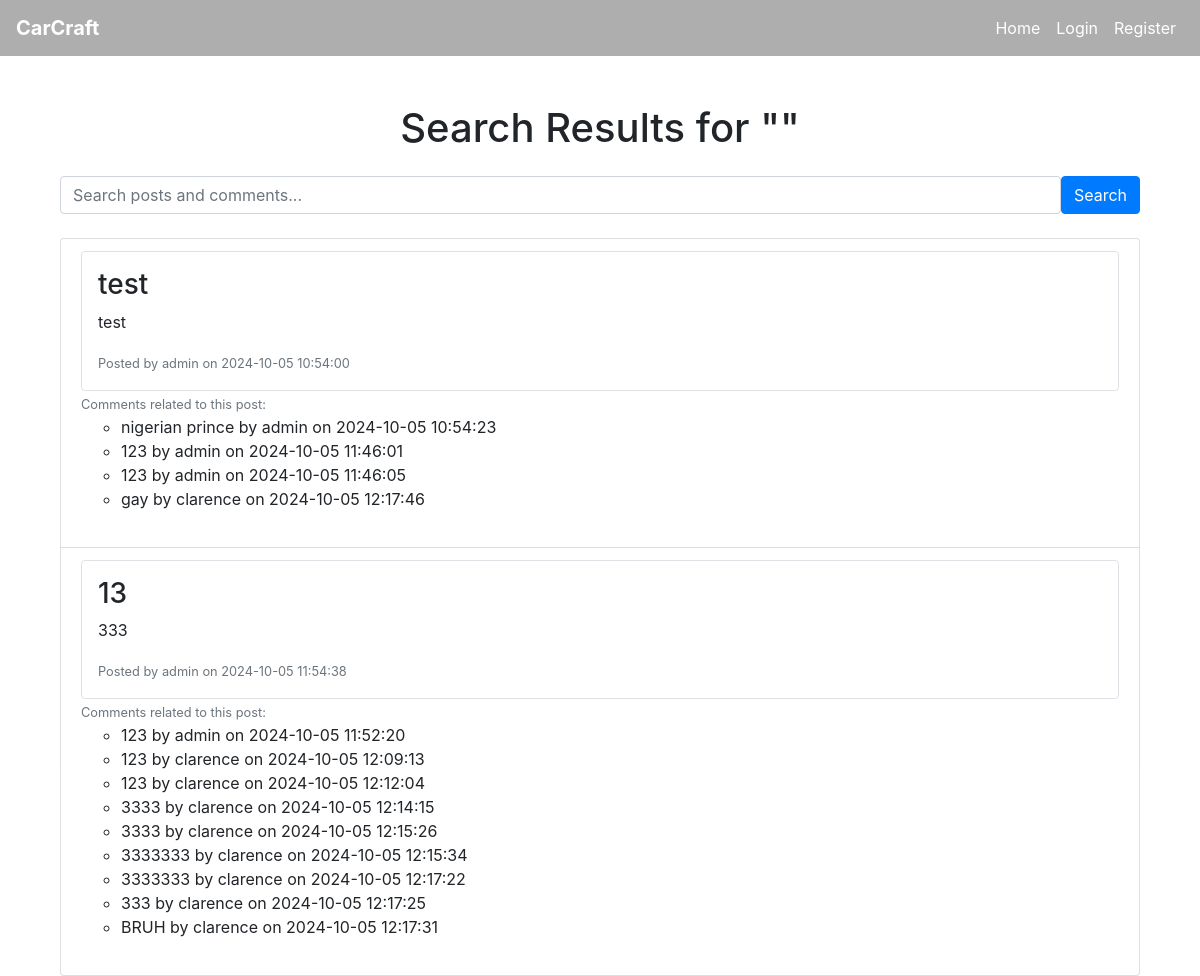
Before: /search with the older database file.
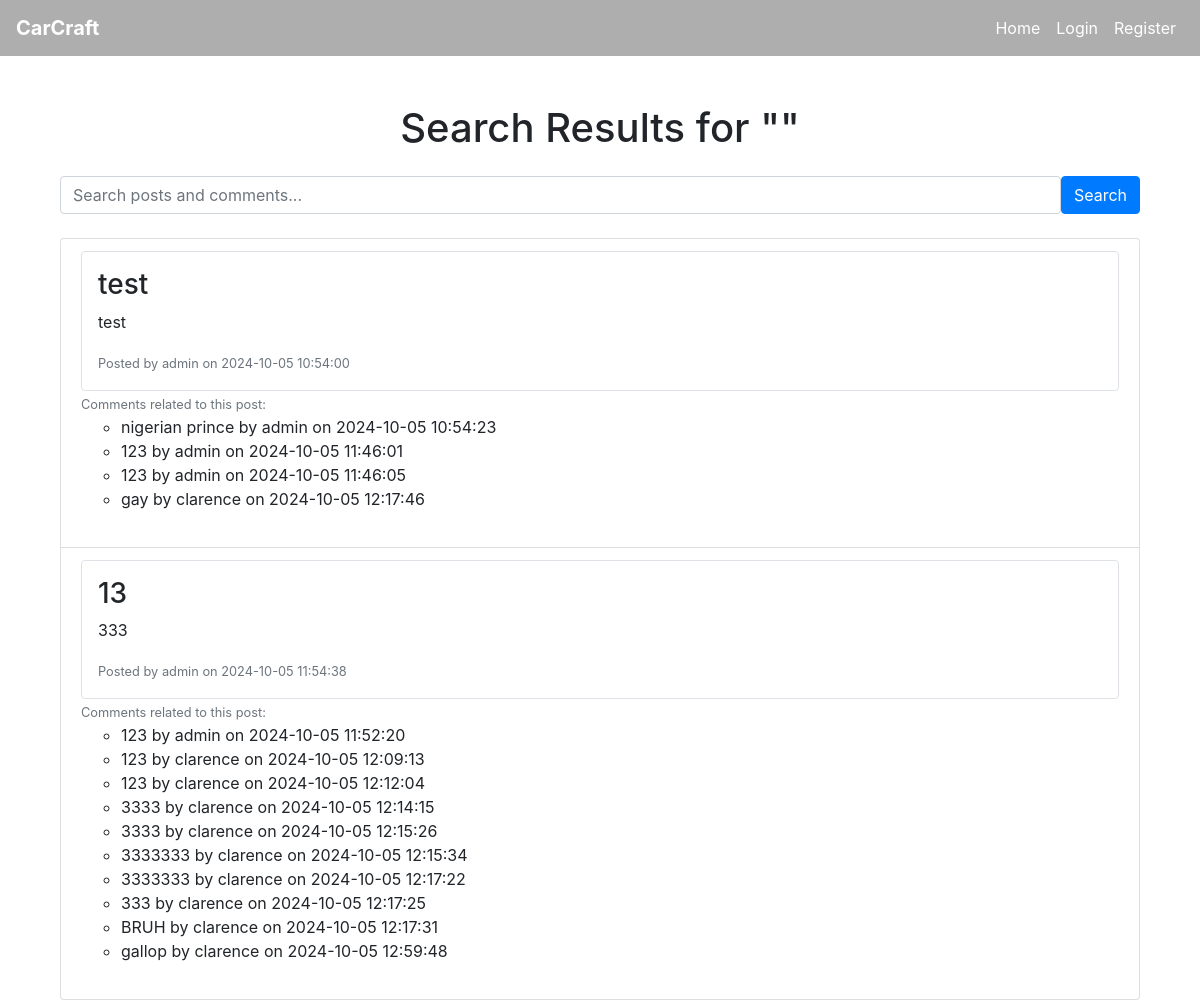
After: the same page with the newer database file.
### tables this page shows
CREATE TABLE post (
    post_id INTEGER PRIMARY KEY AUTOINCREMENT,
    customization_id INTEGER,
    user_id INTEGER NOT NULL,
    title VARCHAR(255) NOT NULL,
    description TEXT,
    created_at DATETIME DEFAULT CURRENT_TIMESTAMP,
    FOREIGN KEY (customization_id) REFERENCES customization(customization_id),
    FOREIGN KEY (user_id) REFERENCES user(user_id)
);

CREATE TABLE comment (
    comment_id INTEGER PRIMARY KEY AUTOINCREMENT,
    post_id INTEGER NOT NULL,
    user_id INTEGER NOT NULL,
    content TEXT NOT NULL,
    created_at DATETIME DEFAULT CURRENT_TIMESTAMP,
    FOREIGN KEY (post_id) REFERENCES post(post_id),
    FOREIGN KEY (user_id) REFERENCES user(user_id)
);

CREATE TABLE user (
    user_id INTEGER PRIMARY KEY AUTOINCREMENT,
    username VARCHAR(64) NOT NULL,
    email VARCHAR(100) NOT NULL,
    password_hash VARCHAR(255) NOT NULL,
    created_at DATETIME DEFAULT CURRENT_TIMESTAMP,
    admin INTEGER DEFAULT 0
);

### app.py (the view)
@app.route('/search', methods=['GET'])
def search():
    query = request.args.get('query', '')
    conn = get_db_connection()
    posts = conn.execute('''
        SELECT DISTINCT p.post_id, p.title, p.description, p.created_at, u.username
        FROM post p
        JOIN user u ON p.user_id = u.user_id
        LEFT JOIN comment c ON p.post_id = c.post_id
        WHERE p.title LIKE ? OR p.description LIKE ? OR c.content LIKE ?
    ''', (f'%{query}%', f'%{query}%', f'%{query}%')).fetchall()
    comments = conn.execute('''
        SELECT c.content, c.created_at, c.post_id, u.username
        FROM comment c
        JOIN user u ON c.user_id = u.user_id
        WHERE c.content LIKE ?
    ''', (f'%{query}%',)).fetchall()
    conn.close()
    return render_template('search_results.html', posts=posts, query=query, comments=comments)

### app.py (called while the page is built)
def get_db_connection():
    conn = sqlite3.connect(DATABASE)
    conn.row_factory = sqlite3.Row  # This enables column access by name: row['column_name']
    return conn

### templates/search_results.html (shortened to what this page needs)
{% extends "base.html" %}
{% block content %}
<div class="container mt-5">
    <h1 class="text-center mb-4">Search Results for "{{ query }}"</h1>
    <form method="GET" action="{{ url_for('search') }}" class="mb-4 d-flex">
        <input type="text" name="query" placeholder="Search posts and comments..." class="form-control me-2" required>
        <button type="submit" class="btn btn-primary">Search</button>
    </form>
    {% if posts %}
        <ul class="list-group">
            {% for post in posts %}
                <li class="list-group-item">
                    <a href="{{ url_for('view_post', post_id=post.post_id) }}" class="text-decoration-none">
                        <div class="p-3 border rounded">
                            <h3>{{ post.title }}</h3>
                            <p>{{ post.description }}</p>
                            <small class="text-muted">Posted by {{ post.username }} on {{ post.created_at }}</small>
                        </div>
                    </a>
                    {% set post_comments = comments | selectattr('post_id', 'equalto', post.post_id) | list %}
                    {% if post_comments %}
                        <small class="text-muted">Comments related to this post:</small>
                        <ul>
                            {% for comment in post_comments %}
                                <li>{{ comment.content }} by {{ comment.username }} on {{ comment.created_at }}</li>
                            {% endfor %}
                        </ul>
                    {% endif %}
                    <br>
                </li>
            {% endfor %}
        </ul>
    {% else %}
        <p class="text-center">No matching posts found.</p>
    {% endif %}
</div>
{% endblock %}

Changed rows visible on the page:
added comment: content "gallop", username "clarence", created_at "2024-10-05 12:59:48", shown under post (number 2 of 2 on the later page)
